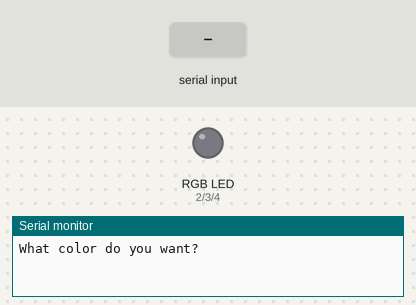
Simulated run of this sketch. Board: Arduino Uno, built with avr-gcc and run on an emulated ATmega328P. On the bench: an RGB LED mixed from three pins (HIGH = lit), the last lines printed to the serial monitor. The inputs (shaded band) are chosen by the test bench.

Above: at 1.2 s.
1.3 s: "red" received over Serial
At 3.5 s:
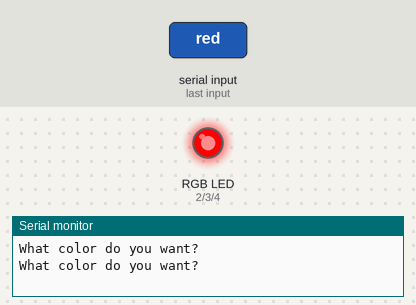
3.8 s: "green" received over Serial
At 5.7 s:
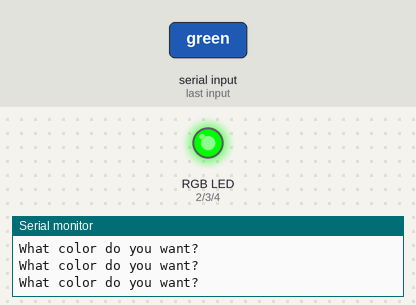
6.3 s: "blue" received over Serial
At 8.7 s:
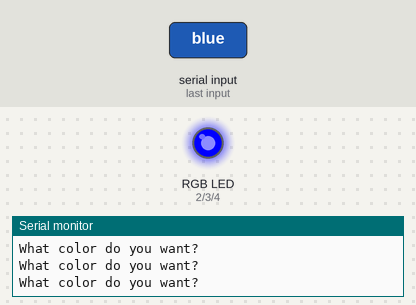
Timing chart, 0 to 10.2 s (numbered marks = the images above; inputs shaded):
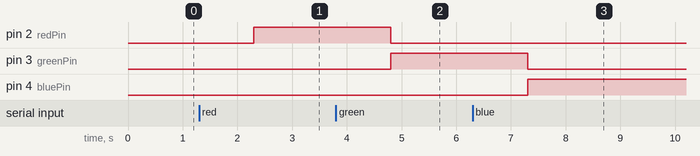

The sketch:

rgb_led.ino
```cpp
int redPin = 2;

int greenPin = 3;

int bluePin = 4;

String input;

String msg = "What color do you want?";

void setup() {

  Serial.begin(9600);

  pinMode(redPin,OUTPUT);

  pinMode(greenPin,OUTPUT);

  pinMode(bluePin,OUTPUT);
}

void loop() {

  Serial.println(msg);

  while(Serial.available() == 0){

  }

  input = Serial.readString();

  if(input == "red"){

    digitalWrite(redPin,HIGH);

    digitalWrite(greenPin,LOW);

    digitalWrite(bluePin,LOW);
  }

  if(input == "green"){

    digitalWrite(redPin,LOW);

    digitalWrite(greenPin,HIGH);

    digitalWrite(bluePin,LOW);
  }

  if(input == "blue"){

    digitalWrite(redPin,LOW);

    digitalWrite(greenPin,LOW);

    digitalWrite(bluePin,HIGH);
  }
}
```

Measured:
- after the input at 1.3 s, pin 2 (redPin): LOW → HIGH after 1.0 s
- after the input at 3.8 s, pin 2 (redPin): HIGH → LOW after 1.0 s; pin 3 (greenPin): LOW → HIGH after 1.0 s
- after the input at 6.3 s, pin 3 (greenPin): HIGH → LOW after 1.0 s; pin 4 (bluePin): LOW → HIGH after 1.0 s
